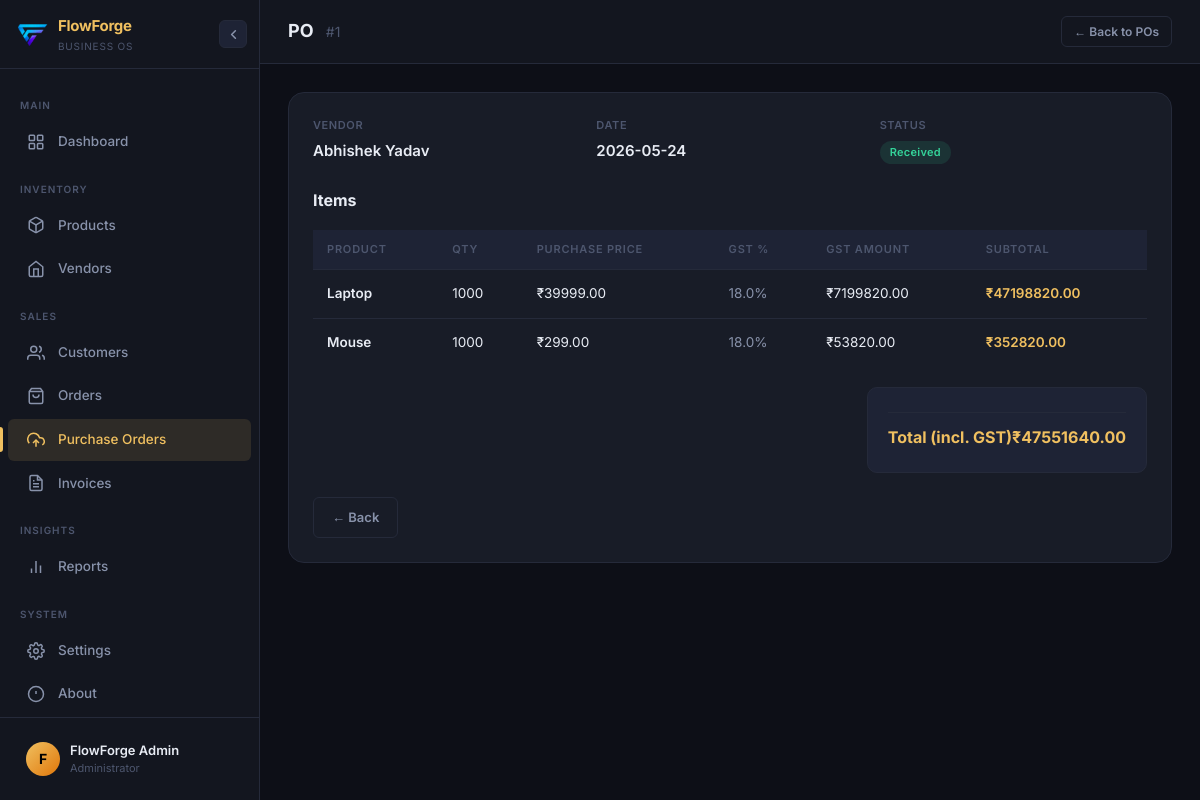
Screenshot of /purchase-orders/1 with the database file from the repository.
### tables this page shows
CREATE TABLE purchase_orders (
            id INTEGER PRIMARY KEY AUTOINCREMENT,
            vendor_id INTEGER NOT NULL,
            status TEXT DEFAULT 'pending',
            total_amount REAL DEFAULT 0,
            created_at TIMESTAMP DEFAULT CURRENT_TIMESTAMP,
            FOREIGN KEY (vendor_id) REFERENCES vendors(id)
        );

CREATE TABLE vendors (
            id INTEGER PRIMARY KEY AUTOINCREMENT,
            name TEXT NOT NULL,
            email TEXT,
            phone TEXT,
            address TEXT
        );

CREATE TABLE purchase_order_items (
            id INTEGER PRIMARY KEY AUTOINCREMENT,
            po_id INTEGER NOT NULL,
            product_id INTEGER NOT NULL,
            quantity INTEGER NOT NULL,
            unit_price REAL NOT NULL,
            gst_percent REAL DEFAULT 0,
            FOREIGN KEY (po_id) REFERENCES purchase_orders(id),
            FOREIGN KEY (product_id) REFERENCES products(id)
        );

CREATE TABLE products (
            id INTEGER PRIMARY KEY AUTOINCREMENT,
            name TEXT NOT NULL,
            sku TEXT UNIQUE NOT NULL,
            purchase_price REAL NOT NULL DEFAULT 0,
            unit_price REAL NOT NULL,
            gst_percent REAL DEFAULT 0,
            stock_qty INTEGER DEFAULT 0,
            description TEXT
        , min_stock INTEGER DEFAULT 10);

### App.py (the view)
@app.route('/purchase-orders/<int:id>')
def po_detail(id):
    db = get_db()
    po = db.execute('''
        SELECT purchase_orders.*, vendors.name as vendor_name
        FROM purchase_orders
        JOIN vendors ON purchase_orders.vendor_id = vendors.id
        WHERE purchase_orders.id = ?
    ''', (id,)).fetchone()
    if not po:
        flash("Purchase Order nahi mila!", "danger")
        return redirect(url_for('po_list'))
    items = db.execute('''
        SELECT purchase_order_items.*, products.name as product_name
        FROM purchase_order_items
        JOIN products ON purchase_order_items.product_id = products.id
        WHERE purchase_order_items.po_id = ?
    ''', (id,)).fetchall()
    return render_template('purchase_orders/detail.html', po=po, items=items)

### database.py (called while the page is built)
def get_db():
    if 'db' not in g:
        conn = sqlite3.connect(DATABASE)
        conn.row_factory = sqlite3.Row
        conn.execute('PRAGMA foreign_keys = ON')
        g.db = conn
    return g.db

### templates/purchase_orders/detail.html (shortened to what this page needs)
{% extends "base.html" %}
{% block page_title %}PO <span class="text-accent">#{{ po['id'] }}</span>{% endblock %}
{% block topbar_actions %}
<a href="/purchase-orders" class="btn btn-outline btn-sm">← Back to POs</a>
{% endblock %}
{% block content %}
<div class="card">
    <div class="info-grid mb-24">
        <div class="info-item">
            <div class="label">Vendor</div>
            <div class="value">{{ po['vendor_name'] }}</div>
        </div>
        <div class="info-item">
            <div class="label">Date</div>
            <div class="value">{{ po['created_at'][:10] }}</div>
        </div>
        <div class="info-item">
            <div class="label">Status</div>
            <div class="value">
                {% if po['status'] == 'received' %}
                    <span class="badge badge-green">Received</span>
                {% else %}
                    <span class="badge badge-yellow">Pending</span>
                {% endif %}
            </div>
        </div>
    </div>
    <div class="card-title mb-16">Items</div>
    <div class="table-wrap">
        <table>
            <thead>
                <tr><th>Product</th><th>Qty</th><th>Purchase Price</th><th>GST %</th><th>GST Amount</th><th>Subtotal</th></tr>
            </thead>
            <tbody>
                {% for item in items %}
                <tr>
                    <td class="font-semibold">{{ item['product_name'] }}</td>
                    <td>{{ item['quantity'] }}</td>
                    <td>₹{{ "%.2f"|format(item['unit_price']) }}</td>
                    <td class="td-muted">{{ item['gst_percent'] }}%</td>
                    <td>₹{{ "%.2f"|format(item['unit_price'] * item['quantity'] * item['gst_percent'] / 100) }}</td>
                    <td class="font-semibold text-accent">₹{{ "%.2f"|format(item['unit_price'] * item['quantity'] * (1 + item['gst_percent']/100)) }}</td>
                </tr>
                {% endfor %}
            </tbody>
        </table>
    </div>
    <div class="flex justify-between" style="margin-top:20px;">
        <div class="totals-box">
            <div class="totals-row grand">
                <span>Total (incl. GST)</span>
                <span>₹{{ "%.2f"|format(po['total_amount']) }}</span>
            </div>
        </div>
    </div>
    <div class="actions-row">
        <a href="/purchase-orders" class="btn btn-outline">← Back</a>
    </div>
</div>
{% endblock %}

### templates/base.html (style rules this page uses)
:root { --bg-base: #0d0f17; --bg-surface: #13161f; --bg-card: #181c27; --bg-hover: #1e2335; --bg-input: #1a1e2d; --border: #252a3a; --border-light: #2a3045; --text-primary: #e8ecf4; --text-secondary: #8892aa; --text-muted: #4d566e; --accent: #f0c060; --accent-dim: rgba(240, 192, 96, 0.12); --accent-hover: #f5d080; --green: #34d399; --green-dim: rgba(52, 211, 153, 0.12); --red: #f87171; --red-dim: rgba(248, 113, 113, 0.12); --blue: #60a5fa; --blue-dim: rgba(96, 165, 250, 0.12); --purple: #a78bfa; --purple-dim: rgba(167, 139, 250, 0.12); --sidebar-w: 260px; --sidebar-w-col: 88px; --topbar-h: 64px; --radius-sm: 6px; --radius-md: 10px; --radius-lg: 16px; --shadow-sm: 0 1px 3px rgba(0, 0, 0, 0.4); --shadow-md: 0 4px 16px rgba(0, 0, 0, 0.5); --shadow-lg: 0 8px 32px rgba(0, 0, 0, 0.6); --transition: 0.22s cubic-bezier(0.4, 0, 0.2, 1); }
*, *::before, *::after { margin: 0; padding: 0; box-sizing: border-box; }
html { scroll-behavior: smooth; }
body { font-family: 'Inter', sans-serif; background: var(--bg-base); color: var(--text-primary); min-height: 100vh; display: flex; overflow-x: hidden; font-size: 14px; line-height: 1.6; }
.topbar-title span { color: var(--text-muted); font-weight: 400; font-size: 14px; margin-left: 8px; }
.card { background: var(--bg-card); border: 1px solid var(--border); border-radius: var(--radius-lg); padding: 24px; transition: box-shadow var(--transition); }
.card-title { font-size: 16px; font-weight: 700; color: var(--text-primary); }
.table-wrap { overflow-x: auto; margin-top: 4px; }
table { width: 100%; border-collapse: collapse; }
thead tr { background: var(--bg-hover); }
th { padding: 11px 14px; text-align: left; font-size: 11px; font-weight: 600; text-transform: uppercase; letter-spacing: 0.8px; color: var(--text-muted); border-bottom: 1px solid var(--border); white-space: nowrap; }
td { padding: 13px 14px; font-size: 13.5px; color: var(--text-primary); border-bottom: 1px solid var(--border); vertical-align: middle; }
tbody tr { transition: background var(--transition); }
tbody tr:last-child td { border-bottom: none; }
.td-muted { color: var(--text-secondary); }
.badge { display: inline-flex; align-items: center; padding: 3px 10px; border-radius: 999px; font-size: 11px; font-weight: 600; text-transform: capitalize; letter-spacing: 0.3px; }
.badge-green { background: var(--green-dim); color: var(--green); }
.btn { display: inline-flex; align-items: center; gap: 6px; padding: 9px 18px; border-radius: var(--radius-sm); font-size: 13px; font-weight: 600; text-decoration: none; border: none; cursor: pointer; transition: all var(--transition); white-space: nowrap; font-family: 'Inter', sans-serif; }
.btn-outline { background: transparent; color: var(--text-secondary); border: 1px solid var(--border); }
.btn-sm { padding: 5px 12px; font-size: 12px; }
.text-accent { color: var(--accent); }
.flex { display: flex; }
.justify-between { justify-content: space-between; }
.mb-16 { margin-bottom: 16px; }
.mb-24 { margin-bottom: 24px; }
.font-semibold { font-weight: 600; }
.info-grid { display: grid; grid-template-columns: repeat(auto-fit, minmax(160px, 1fr)); gap: 16px; }
.info-item .label { font-size: 11px; color: var(--text-muted); text-transform: uppercase; letter-spacing: 0.6px; font-weight: 600; }
.info-item .value { font-size: 15px; color: var(--text-primary); font-weight: 600; margin-top: 4px; }
.totals-box { background: var(--bg-hover); border: 1px solid var(--border); border-radius: var(--radius-md); padding: 16px 20px; min-width: 260px; }
.totals-row { display: flex; justify-content: space-between; padding: 6px 0; font-size: 13.5px; }
.totals-row.grand { border-top: 1px solid var(--border); margin-top: 8px; padding-top: 12px; font-size: 16px; font-weight: 700; color: var(--accent); }
.actions-row { display: flex; flex-wrap: wrap; gap: 10px; margin-top: 24px; align-items: center; }

### rows the page displays
purchase_orders: id "1", created_at "2026-05-24", total_amount "47551640.00"
vendors: vendor_name "Abhishek Yadav"
purchase_order_items: product_name "Laptop", quantity "1000", unit_price "39999.00", gst_percent "18.0", unit_price+quantity+gst_percent "7199820.00", unit_price+quantity+gst_percent "47198820.00"
purchase_order_items: product_name "Mouse", quantity "1000", unit_price "299.00", gst_percent "18.0", unit_price+quantity+gst_percent "53820.00", unit_price+quantity+gst_percent "352820.00"
